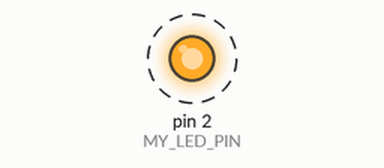
Recording of a sketch running on a simulated Arduino Uno, built with avr-gcc and run on an emulated ATmega328P. Parts: output pins drawn as LEDs (lit = HIGH). Dashed ring = blinking.

Above: at 0.15 s.
Timing chart, 0 to 3.0 s (numbered marks = the images above):
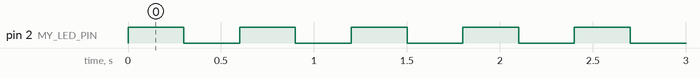

The sketch:

Blink.ino
```cpp
#define MY_LED_PIN 2

void setup() {
  pinMode(MY_LED_PIN, OUTPUT);
}

void loop() {
  digitalWrite(MY_LED_PIN, HIGH);
  delay(300);
  digitalWrite(MY_LED_PIN, LOW);
  delay(300);
}
```

Measured:
- by itself, pin 2 (MY_LED_PIN): alternates HIGH for 0.30 s and LOW for 0.30 s
